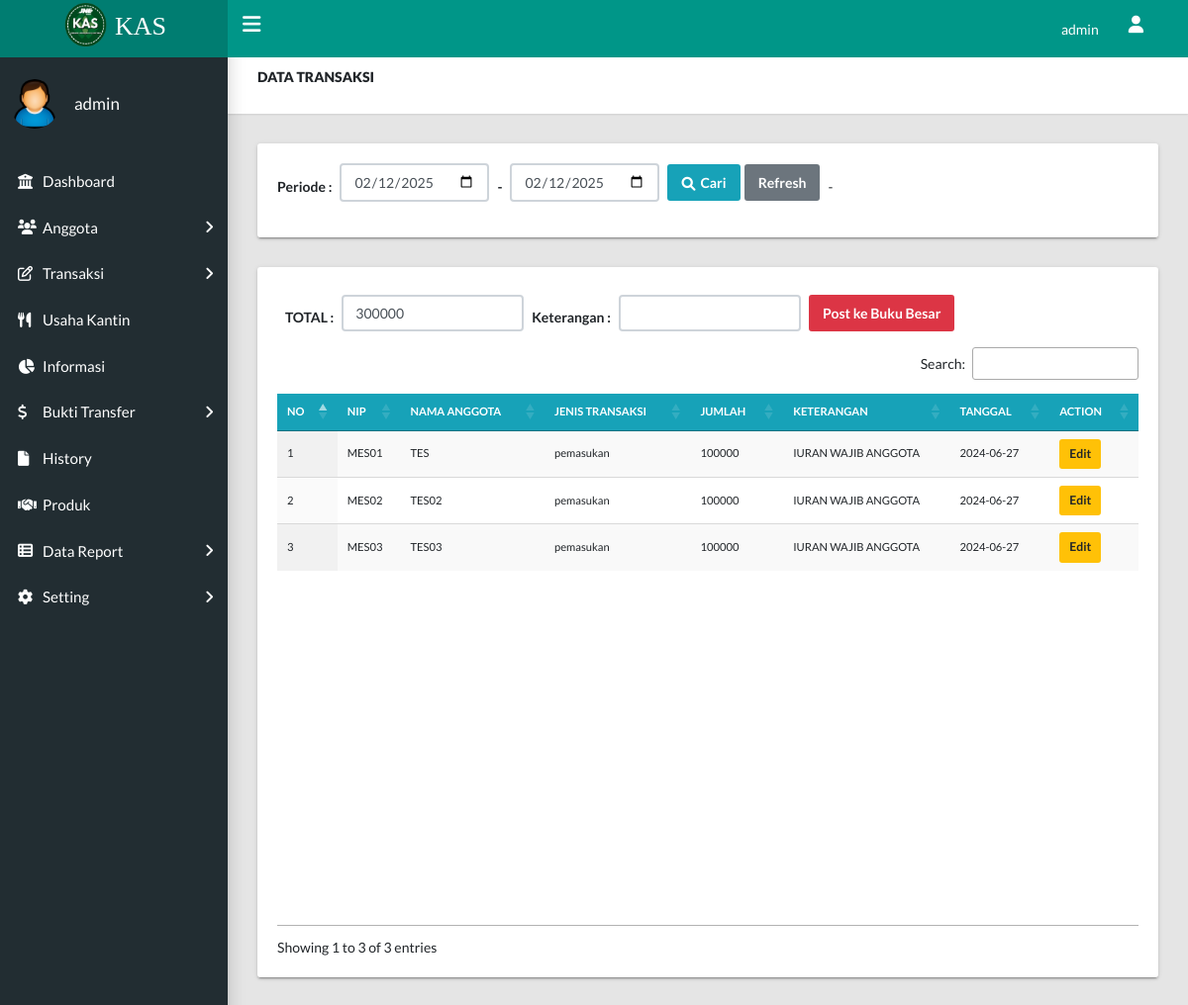
/Dashboard_Koperasi/public/views/tb_transaksi/index (signed in), run on the app's committed database.
### tables this page shows
CREATE TABLE `user` (
  `login_id` int(11) NOT NULL,
  `nip` varchar(100) NOT NULL,
  `nama_user` varchar(255) NOT NULL,
  `username` varchar(255) NOT NULL,
  `password` varchar(255) NOT NULL,
  `status` varchar(255) NOT NULL
);

CREATE TABLE `tb_transaksi` (
  `id_transaksi` int(11) NOT NULL,
  `nip` varchar(100) NOT NULL,
  `nama_anggota` varchar(100) NOT NULL,
  `jenis_transaksi` varchar(100) NOT NULL,
  `jumlah_transaksi` varchar(100) NOT NULL,
  `keterangan` varchar(100) NOT NULL,
  `tgl_transaksi` date NOT NULL
);

### Dashboard_Koperasi/public/views/tb_transaksi/index.php (the view, shortened to what this page needs)
<?php
include '../../../header.php';
$date = date("Y-m-d");
include '../../../app/config/koneksi.php';
?>
<main class="app-content">
  <div class="app-title">
    <div>
      <h6><strong>DATA TRANSAKSI</strong></h6>
    </div>
  </div>
  <div class="row">
    <div class="col-md-12">
      <div class="tile">
        <form action="index" method="get">
          <div class="tile-body d-flex align-items-center">
            <label class="control-label"><strong>Periode : </strong></label>
            <div class="form-group ml-2">
              <input class="form-control" type="date" name="dari" value="<?= $date ?>">
            </div>
            <label class="control-label mx-2"><strong>-</strong></label>
            <div class="form-group">
              <input class="form-control" type="date" name="ke" value="<?= $date ?>">
            </div>
            <div class="ml-2">
              <button type="submit" name="approve" class="btn btn-info form-group"><i class="fa fa-search"></i>Cari</button>
            </div>
            <p><a href="index" class="btn btn-secondary ml-1">Refresh</a></p>
            <label class="ml-2 ">
              <?php
              if (isset($_GET['dari']) && isset($_GET['ke'])) {
                echo "<p>Data Dari Tanggal <span style='color:red; font-weight:bold;'>" . $_GET['dari'] . " </span> s/d <span style='color:red; font-weight:bold;'> " . $_GET['ke'] . "</p>";
              } else {
                echo "-";
              }
              ?>
            </label>
          </div>
        </form>
      </div>
    </div>
  </div>
  <div class="row">
    <div class="col-md-12">
      <div class="tile">
        <div class="tile-body">
          <form action="../../../app/controller/Buku_besar.php" method="post">
            <table class="display nowrap" style="width:100%" id="sampleTable">
              <thead>
                <tr class="btn-info">
                  <th class="small">NO</th>
                  <th class="small">NIP</th>
                  <th class="small">NAMA ANGGOTA</th>
                  <th class="small">JENIS TRANSAKSI</th>
                  <th class="small">JUMLAH</th>
                  <th class="small">KETERANGAN</th>
                  <th class="small">TANGGAL </th>
                  <th class="small">ACTION </th>
                </tr>
              </thead>
              <?php
              if (isset($_GET['dari']) && isset($_GET['ke'])) {
                $data = mysqli_query($koneksi, "SELECT * FROM tb_transaksi WHERE tgl_transaksi BETWEEN '" . $_GET['dari'] . "' and '" . $_GET['ke'] . "'");
                $pemasukan = 0;
              } else {
                $data = mysqli_query($koneksi, "select * from tb_transaksi");
                $pemasukan = 0;
              }
              $no = 1;
              while ($d = mysqli_fetch_array($data)) {
                $pemasukan += $d['jumlah_transaksi'];
              ?>
                <tr>
                  <td class="small"><?= $no++ ?></td>
                  <td class="small"><?= $d['nip'] ?></td>
                  <td class="small"><?= $d['nama_anggota'] ?></td>
                  <td class="small"><?= $d['jenis_transaksi'] ?></td>
                  <td class="small"><?= $d['jumlah_transaksi'] ?></td>
                  <td class="small"><?= $d['keterangan'] ?></td>
                  <td class="small"><?= $d['tgl_transaksi'] ?></td>
                  <td class="d-flex">
                    <a href="#" class="btn btn-warning btn-sm mr-1" data-bs-toggle="modal" data-bs-target="#editModal<?= $d['id_transaksi'] ?>">Edit</a>
                  </td>
                </tr>
              <?php } ?>
              <div class="tile-body d-flex flex-wrap align-items-center mt-2">
                <label class="control-label mx-2"><strong>TOTAL :</strong></label>
                <div class="form-group">
                  <input class="form-control" type="text" name="pemasukan" value="<?= $pemasukan ?>">
                </div>
                <label class="control-label mx-2"><strong>Keterangan :</strong></label>
                <div class="form-group">
                  <input class="form-control" type="text" name="keterangan" required>
                </div>
                <div class="ml-2">
                  <button type="submit" name="post_bukubesar" class="btn btn-danger form-group">Post ke Buku Besar </button>
                </div>
              </div>
          </form>
        </div>
      </div>
    </div>
  </div>
</main>
<?php include '../../../footer.php'; ?>

### Dashboard_Koperasi/header.php (shortened to what this page needs)
<?php
include 'app/config/koneksi.php';
$user1 = $_SESSION['admin_username'];
$sql = mysqli_query($koneksi, "SELECT * FROM user WHERE username='$user1'") or die(mysqli_error($koneksi));
$data1 = $sql->fetch_array();
?>
<!DOCTYPE html>
<html lang="en">
<head>
    <link rel="stylesheet" type="text/css" href="../../../app/assets/css/main.css">
    <link rel="stylesheet" type="text/css" href="https://maxcdn.bootstrapcdn.com/font-awesome/4.7.0/css/font-awesome.min.css">
    <link href="https://netdna.bootstrapcdn.com/font-awesome/3.2.1/css/font-awesome.css" rel="stylesheet">
    <link rel="stylesheet" type="text/css" href="https://cdn.datatables.net/1.10.24/css/jquery.dataTables.css">
    <link rel="stylesheet" href="https://cdn.datatables.net/2.0.0/css/dataTables.dataTables.css">
    <link rel="stylesheet" href="https://cdnjs.cloudflare.com/ajax/libs/font-awesome/6.0.0-beta3/css/all.min.css">
</head>
<body class="app sidebar-mini rtl">
    <header class="app-header">
        <a class="app-header__logo" href="#" style="font-family: 'Arial-black';"><img class="mr-1 mb-2" src="../../../app/assets/img/LOGO1.png" alt="profile" style="width: 50px; height: 50px;">KAS</a>
        <a class="app-sidebar__toggle" href="#" data-toggle="sidebar" aria-label="Hide Sidebar"></a>
        <ul class="app-nav">
            <li class="app-search">
                <p class="app-sidebar__user-designation" style="color: white;"><?= $data1['nama_user'] ?></p>
            </li>
            <li class="dropdown"><a class="app-nav__item" href="#" data-toggle="dropdown" aria-label="Open Profile Menu"><i class="fa fa-user fa-lg"></i></a>
            </li>
        </ul>
    </header>
    <aside class="app-sidebar">
        <div class="app-sidebar__user"><img class="app-sidebar__user-avatar" src="../../../app/assets/img/User.png" alt="profile" style="width: 50px; height: 50px;">
            <div>
                <p class="app-sidebar__user-name"><?= $user1 ?></p>
            </div>
        </div>
        <ul class="app-menu">
            <li><a class="app-menu__item" href="../dashboard/index"><i class="app-menu__icon fas fa-university"></i><span class="app-menu__label">Dashboard</span></a></li>
            <?php if (in_array("super_admin", $_SESSION['admin_akses']) || in_array("admin", $_SESSION['admin_akses'])) { ?>
                <li class="treeview"><a class="app-menu__item" href="#" data-toggle="treeview"><i class="app-menu__icon fa fa-users"></i><span class="app-menu__label">Anggota</span><i class="treeview-indicator fa fa-angle-right"></i></a>
                </li>
                <li class="treeview"><a class="app-menu__item" href="#" data-toggle="treeview"><i class="app-menu__icon fa fa-edit"></i><span class="app-menu__label">Transaksi</span><i class="treeview-indicator fa fa-angle-right"></i></a>
                </li>
                <li><a class="app-menu__item" href="../pnl_usaha_kantin/index"><i class="app-menu__icon fas fa-utensils"></i><span class="app-menu__label">Usaha Kantin</span></a></li>
            <?php } ?>
            <?php if (in_array("super_admin", $_SESSION['admin_akses']) || in_array("admin", $_SESSION['admin_akses'])) { ?>
                <li><a class="app-menu__item" href="../tb_informasi/index"><i class="app-menu__icon fa fa-pie-chart"></i><span class="app-menu__label">Informasi</span></a></li>
            <?php } ?>
            <li class="treeview"><a class="app-menu__item" href="#" data-toggle="treeview"><i class="app-menu__icon fa fa-dollar"></i><span class="app-menu__label">Bukti Transfer</span><i class="treeview-indicator fa fa-angle-right"></i></a>
            </li>
            <li><a class="app-menu__item" href="../history/index"><i class="app-menu__icon fa fa-file"></i><span class="app-menu__label">History</span></a></li>
            <li><a class="app-menu__item" href="../produk/index"><i class="app-menu__icon fas fa-handshake"></i><span class="app-menu__label">Produk</span></a></li>
            <li class="treeview"><a class="app-menu__item" href="#" data-toggle="treeview"><i class="app-menu__icon fa fa-th-list"></i><span class="app-menu__label">Data Report</span><i class="treeview-indicator fa fa-angle-right"></i></a>
            </li>
            <?php if (in_array("super_admin", $_SESSION['admin_akses']) || in_array("admin", $_SESSION['admin_akses'])) { ?>
                <li class="treeview"><a class="app-menu__item" href="#" data-toggle="treeview"><i class="app-menu__icon fa fa-gear"></i><span class="app-menu__label">Setting</span><i class="treeview-indicator fa fa-angle-right"></i></a>
                </li>
            <?php } ?>
        </ul>
    </aside>

### data on the page
user: nama_user "admin"
tb_transaksi: nip "MES01", nama_anggota "TES", jenis_transaksi "pemasukan", jumlah_transaksi "100000", keterangan "IURAN WAJIB ANGGOTA", tgl_transaksi "2024-06-27"
tb_transaksi: nip "MES02", nama_anggota "TES02", jenis_transaksi "pemasukan", jumlah_transaksi "100000", keterangan "IURAN WAJIB ANGGOTA", tgl_transaksi "2024-06-27"
tb_transaksi: nip "MES03", nama_anggota "TES03", jenis_transaksi "pemasukan", jumlah_transaksi "100000", keterangan "IURAN WAJIB ANGGOTA", tgl_transaksi "2024-06-27"

### other printed values
$user1 "admin"
